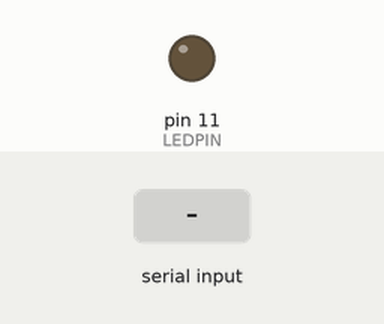
Recording of a sketch running on a simulated Arduino Uno, built with avr-gcc and run on an emulated ATmega328P. On the bench: output pins drawn as LEDs (lit = HIGH). The test bench sets the inputs (shaded band). What the sketch prints to the serial monitor is not drawn.

Above: at 1.2 s.
1.3 s: "90,45\n" received over Serial
At 2.1 s:
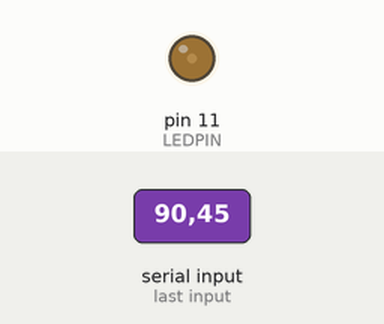
3.8 s: "30,150\n" received over Serial
At 4.2 s:
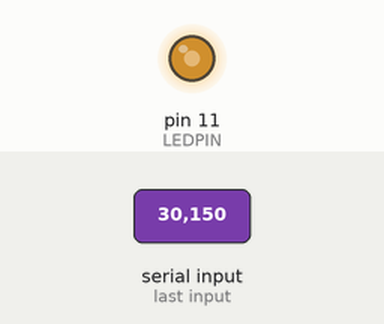
6.3 s: "200\n" received over Serial
At 7.1 s:
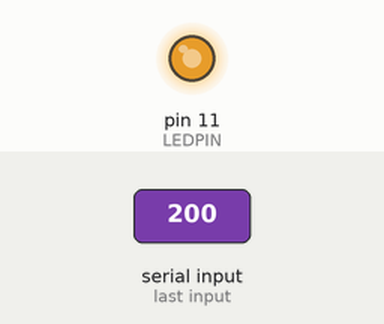
Timing chart, 0 to 9.3 s (numbered marks = the images above; inputs shaded):
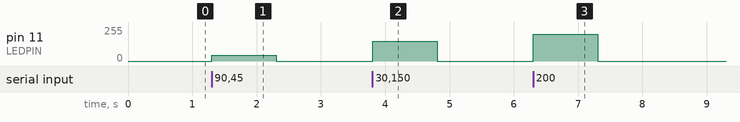

The sketch:

ex5.ino
```cpp
const int LEDPIN = 11;

void setup()
{
  pinMode(LEDPIN, OUTPUT);
  Serial.begin(9600);
  Serial.println("Intensidade do led(0-255):");
}

void loop()
{
  if (Serial.available() > 0) {
    int intensidade = Serial.parseInt();

    //porque é que ele depois não entra aqui?
    // put your main code here, to run repeatedly:
    if (intensidade >= 0 && intensidade <= 255) {
      analogWrite(LEDPIN, intensidade);
    } else {
      Serial.println("Valor não suportado. Insira um valor entre 0 e 255");
    }
  }
}
```

Measured:
- after the input at 1.3 s, pin 11 (LEDPIN): 0/255 → 45/255 at once, → 0/255 1.0 s later
- after the input at 3.8 s, pin 11 (LEDPIN): 0/255 → 150/255 at once, → 0/255 1.0 s later
- after the input at 6.3 s, pin 11 (LEDPIN): 0/255 → 200/255 at once, → 0/255 1.0 s later
